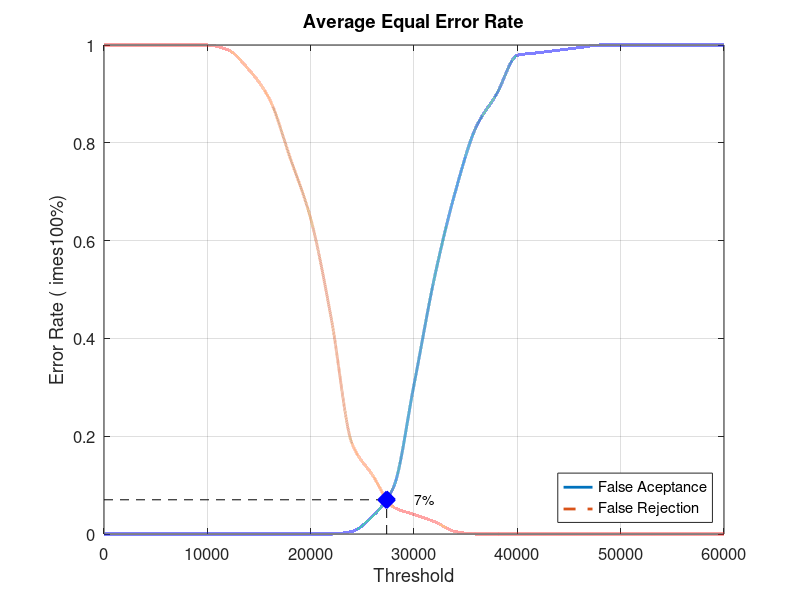
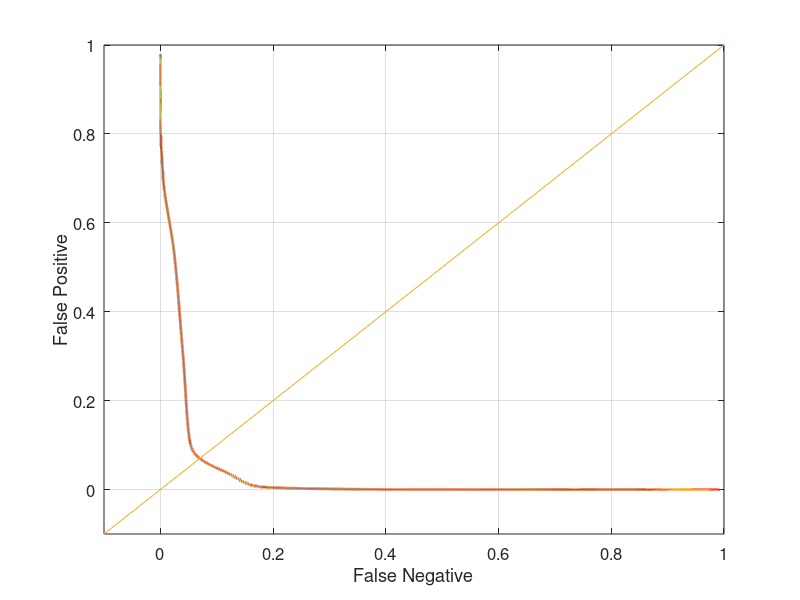

Reproduce these figures in MATLAB, in order.
close all;
clear;
clc;
x = 0:2000:60000;
xq = 0:0.5:60000;

y0 = [0 0 0 0 0 0 0 0 0 0 0 0 0.00526316 0.0368421 0.0947368 0.305263 0.526316 0.7 0.831579 0.9 0.978947 0.984211 0.989474 0.994737 1 1 1 1 1 1 1]
yy0 = interp1(x, y0, xq, 'pchip');
y1 = [1 1 1 1 1 1 0.99 0.95 0.89 0.77 0.645 0.44 0.185 0.12 0.055 0.04 0.025 0.005 0 0 0 0 0 0 0 0 0 0 0 0 0]
yy1 = interp1(x, y1, xq, 'pchip');

% Calculating EER: 
y2 = abs(y0 - y1);
find(y2 == min(y2))
yy2 = abs(yy0 - yy1);
xEER = find(yy2 == min(yy2));
xEERIndex = xq(xEER) % X-axis EER
yEER = yy0(xEER) % Y-axis EER

main = figure
plot(xq, yy0,'-','LineWidth', 2);	hold on
plot(xq, yy1,'--','LineWidth', 2);	hold on
plot([xEERIndex xEERIndex], [0 yEER], 'k--');	hold on
plot([0 xEERIndex], [yEER yEER], 'k--');	hold on
plot(xEERIndex, yEER, 'bx', 'LineWidth', 10);	hold on
text(xEERIndex + 10 * xEERIndex / 100, yEER, [num2str(round((10000 * yEER)) / 100) '%'])
legend('False Aceptance', 'False Rejection', 'Location', 'SouthEast')
xlabel('Threshold')
ylabel('Error Rate (	imes100%)')
title('Average Equal Error Rate')
set(gca, 'FontSize', 12)
axis([0 60000 0 1])
grid on

print(main, 'Database3_4Main', '-dpng');
FNRxFPR = figure('Color', [1 1 1]);
plot(yy1, yy0, '-', yy1, yy0, 'LineWidth', 2);
hold on
y = -0.1:0.1:1
plot(y, y); 
set(gca, 'FontSize', 12)
xlabel('False Negative')
ylabel('False Positive')
axis([-0.1 1 -0.1 1])
set(gca, 'FontSize', 12)
grid on

print(FNRxFPR, 'Database3_4FNRxFPR','-dpng');
